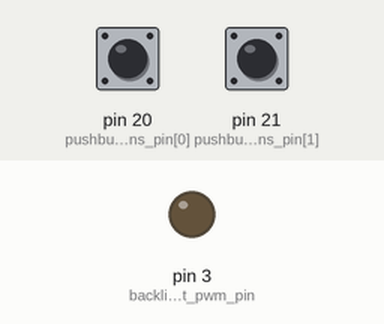
A sketch run on a simulated Arduino Leonardo, built with avr-gcc and run on an emulated ATmega32U4. On the bench: output pins drawn as LEDs (lit = HIGH). Inputs (shaded band) come from the test bench; at power-on: pin 20 (pushbuttons_pin[0]) HIGH, pin 21 (pushbuttons_pin[1]) HIGH.

Above: at 1.2 s.
1.3 s: pin 20 (pushbuttons_pin[0]) pulled LOW for 0.15 s
At 2.6 s:
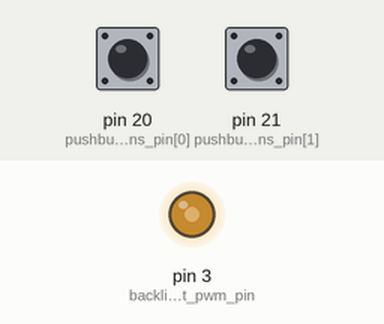
2.9 s: pin 21 (pushbuttons_pin[1]) pulled LOW for 0.15 s
At 3.9 s:
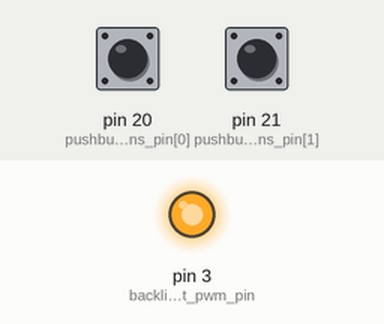
4.5 s: pin 20 (pushbuttons_pin[0]) pulled LOW for 1 s
At 5.1 s:
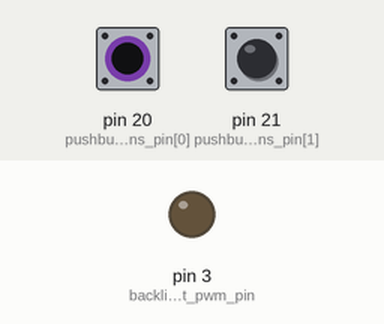
7.0 s: pin 20 (pushbuttons_pin[0]) pulled LOW for 3.2 s
At 8.2 s:
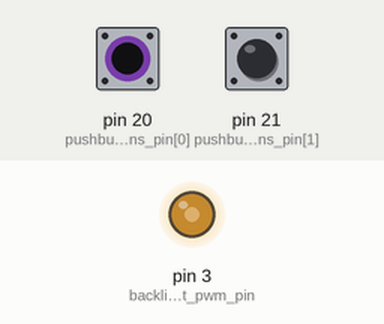
11.7 s: pin 21 (pushbuttons_pin[1]) pulled LOW for 1 s
At 13.0 s:
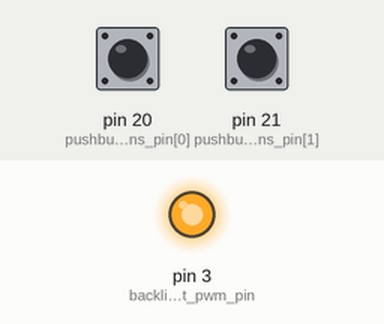
Timing chart, 0 to 14.7 s (numbered marks = the images above; inputs shaded):
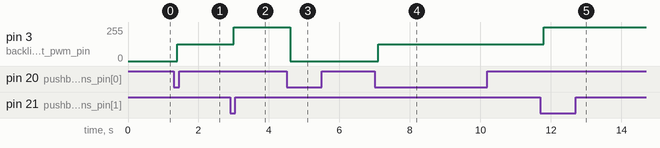

Measured:
- after the input at 1.3 s, pin 3 (backlight_pwm_pin): 0/255 → 127/255 after 0.10 s
- after the input at 2.9 s, pin 3 (backlight_pwm_pin): 127/255 → 255/255 after 0.10 s
- after the input at 4.5 s, pin 3 (backlight_pwm_pin): 255/255 → 0/255 after 0.10 s
- after the input at 7.0 s, pin 3 (backlight_pwm_pin): 0/255 → 127/255 after 0.10 s
- after the input at 11.7 s, pin 3 (backlight_pwm_pin): 127/255 → 255/255 after 0.10 s

The sketch:

ksp_controller_cw.ino
```cpp
#include <Keypad.h>
#include <Keyboard.h>

//setup the keypad array
const byte ROWS = 5; //five rows
const byte COLS = 4; //four columns
//for each press of the keypad, we'll use a generic but unique character
//we actually need the arduino keyboard library to send some special key presses (shift, mod+l, backspace, etc)
//so we'll need to translate these generic characters later
char keys[ROWS][COLS] = {
  {'a','b','c','d'},
  {'e','f','g','h'},
  {'i','j','k','l'},
  {'m','n','o','p'},
  {'q','r','s','t'}
};
byte rowPins[ROWS] = {5,6,7,8,9}; //connect to the row pinouts of the keypad
byte colPins[COLS] = {15,14,16,10}; //connect to the column pinouts of the keypad
Keypad keypad = Keypad( makeKeymap(keys), rowPins, colPins, ROWS, COLS );

//setup the switch/toggle inputs that we'll use to control the backlights
int pushbuttons_num = 2;
bool pushbuttons_changed = false;
int pushbuttons_pin[] = {
  20, //toggle button up
  21, //toggle button down
};
bool pushbuttons_bounce_active[] = {
  false,
  false,
};
bool pushbuttons_active[] = {
  false,
  false,
};

//setup the backlighting control
int backlight_pwm_pin = 3;
int backlight_pwm_mode = 0;

void setup(){
  //Serial.begin(9600);

  //setup the keypad
  keypad.addEventListener(keypadEvent);
  keypad.setHoldTime(500);
  keypad.setDebounceTime(50);

  //setup backlight
  pinMode(backlight_pwm_pin, OUTPUT);
  analogWrite(backlight_pwm_pin, 0);

  for (int i = 0; i < pushbuttons_num; i += 1) {
     pinMode(pushbuttons_pin[i], INPUT_PULLUP);
  }
}

void loop(){
  //First, we'll check if the button/switch that controls the backlight has changed
  pushbuttons_changed = false;
  //loop through all pushbuttons
  for (int i = 0; i < pushbuttons_num; i += 1) {
    //check if the button has changed state
    if (pushbuttons_bounce_active[i] != (digitalRead(pushbuttons_pin[i]) == LOW)) {
      //button has changed state, make a note
      pushbuttons_bounce_active[i] = digitalRead(pushbuttons_pin[i]) == LOW;
      //set this so we know we need to check for bouncing
      pushbuttons_changed = true;
    }
  }

  //one of the buttons has changed state, we need to check if it actually has, or if it's just bouncing
  if (pushbuttons_changed) {
    //wait to debounce
    delay(100);

    //loop through all pushbuttons
    for (int i = 0; i < pushbuttons_num; i += 1) {
      //check if state has not bounced
      if (pushbuttons_bounce_active[i] == (digitalRead(pushbuttons_pin[i]) == LOW) && pushbuttons_bounce_active[i] != pushbuttons_active[i]) {
        //state has actually changed (not just a bounce)
        //make a note of the new button state
        pushbuttons_active[i] = pushbuttons_bounce_active[i];

        //if the button has turned on
        if (pushbuttons_active[i]) {
          //we need to cycle to the next backlight brightness state
          switch (backlight_pwm_mode) {
            case 0:
              //set to medium brightness
              analogWrite(backlight_pwm_pin, 127);
              backlight_pwm_mode = 1;
              break;
            case 1:
              //set to full brightness
              analogWrite(backlight_pwm_pin, 255);
              backlight_pwm_mode = 2;
              break;
            case 2:
              //turn the backlight off
              analogWrite(backlight_pwm_pin, 0);
              backlight_pwm_mode = 0;
              break;
          }
        }
      }
    }
  }

  //Now, we'll check if any of the keypad buttons have been pressed
  //get the current button (of any)
  char key = keypad.getKey();

  //has something been pressed?
  if (key) {
    //Serial.println(key);

    //the keypad library will send us a generic a-t character for each key pressed
    //but we need to translate this to the keyboard character that we actually want
    switch (key) {
      case 'a': //pause/resume
        Keyboard.press(KEY_ESC);
        break;
      case 'b': //quicksave
        Keyboard.press(KEY_F5);
        break;
      case 'c': //quickload
        Keyboard.press(KEY_F9);
        break;
      case 'd': //save menu
        //Keyboard.press(KEY_ESC);
        break;
      case 'e': //IVA
        Keyboard.press('c');
        break;
      case 'f': //view (camera)
        Keyboard.press('v');
        break;
      case 'g': //s/h navball
        //Keyboard.press('.');
        break;
      case 'h': //s/h ui
        Keyboard.press(KEY_F2);
        break;
      case 'i': //prev obj
        Keyboard.press('[');
        break;
      case 'j': //next obj
        Keyboard.press(']');
        break;
      case 'k': //zoom minus
        Keyboard.press('-');
        break;
      case 'l': //zoom plus
        Keyboard.press('+');
        break;
      case 'm': //left arrow
        Keyboard.press(KEY_LEFT_ARROW);
        break;
      case 'n': //right arrow
        Keyboard.press(KEY_RIGHT_ARROW);
        break;
      case 'o':
        //down arrow
        Keyboard.press(KEY_DOWN_ARROW);
        break;
      case 'p': //up arrow
        Keyboard.press(KEY_UP_ARROW);
        break;
      case 'q': //warp decrease
        Keyboard.press('.');
        break;
      case 'r': //warp increase
        Keyboard.press(',');
        break;
      case 's': //physics warp decrease
        //Keyboard.press(KEY_ESC);
        break;
      case 't': //physics warp increase
        //Keyboard.press(KEY_ESC);
        break;
    }
  }

  /*if (blink) {
    digitalWrite(ledPin,!digitalRead(ledPin));
    delay(100);
  }*/
}

//take care of some special events
//in the library example this event is used to blink a led while a key is held down
//but we'll only use it to detect when a key is released, so we can we can release the USB keyboard key at the right time
void keypadEvent(KeypadEvent key) {
  switch (keypad.getState()){
    case PRESSED:
      //digitalWrite(ledPin,!digitalRead(ledPin));
      break;
    case RELEASED:
      //digitalWrite(ledPin,!digitalRead(ledPin));
      //blink = false;

      Keyboard.releaseAll();
      break;
    case HOLD:
      //blink = true;
      break;
  }
}
```
